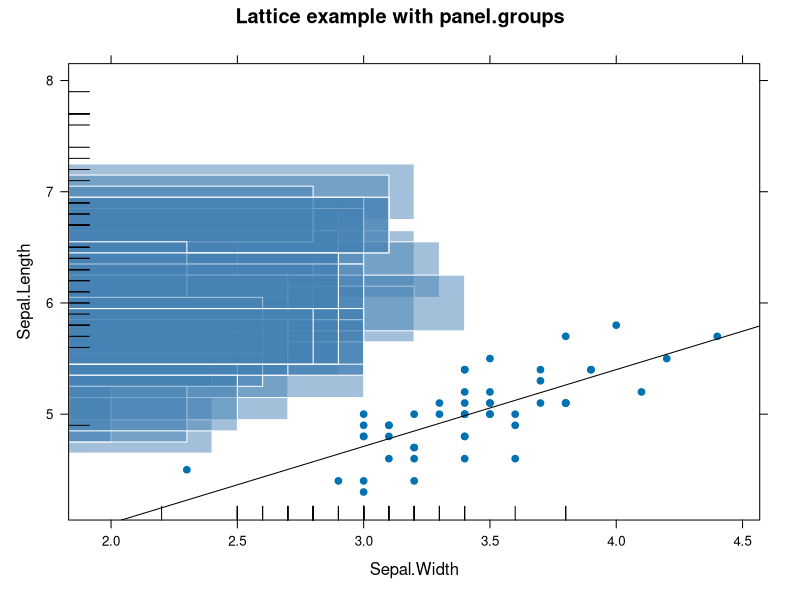

This chart was generated by the following R code:
# Description : Using planel.groups in lattice
# Website : http://lamages.blogspot.in/2013/09/using-planelgroups-in-lattice.html

doInstall <- TRUE # Change to FALSE if you don't want packages installed.
toInstall <- c("lattice")
if(doInstall){install.packages(toInstall, repos = "http://cran.r-project.org")}
lapply(toInstall, library, character.only = TRUE)

library(lattice)
my.settings <- list(
  superpose.symbol=list(pch=19),
  plot.line=list(col="black"),
  plot.polygon=list(col=adjustcolor(col="steelblue",
                                    alpha.f=0.5),
                    border="white")
)

xyplot(Sepal.Length ~ Sepal.Width, groups=Species, data=iris,
       main="Lattice example with panel.groups",
       par.settings = my.settings,
       panel=panel.superpose,
       panel.groups=function(x,y, group.number,...){
         specie <- levels(iris$Species)[group.number]
         if(specie %in% "setosa"){
           panel.xyplot(x,y,...)
           panel.abline(lm(y~x))
         }
         if(specie %in% "versicolor"){
           panel.barchart(x, y)
         }
         if(specie %in% "virginica"){
           panel.rug(x, y)
         }
       }
)